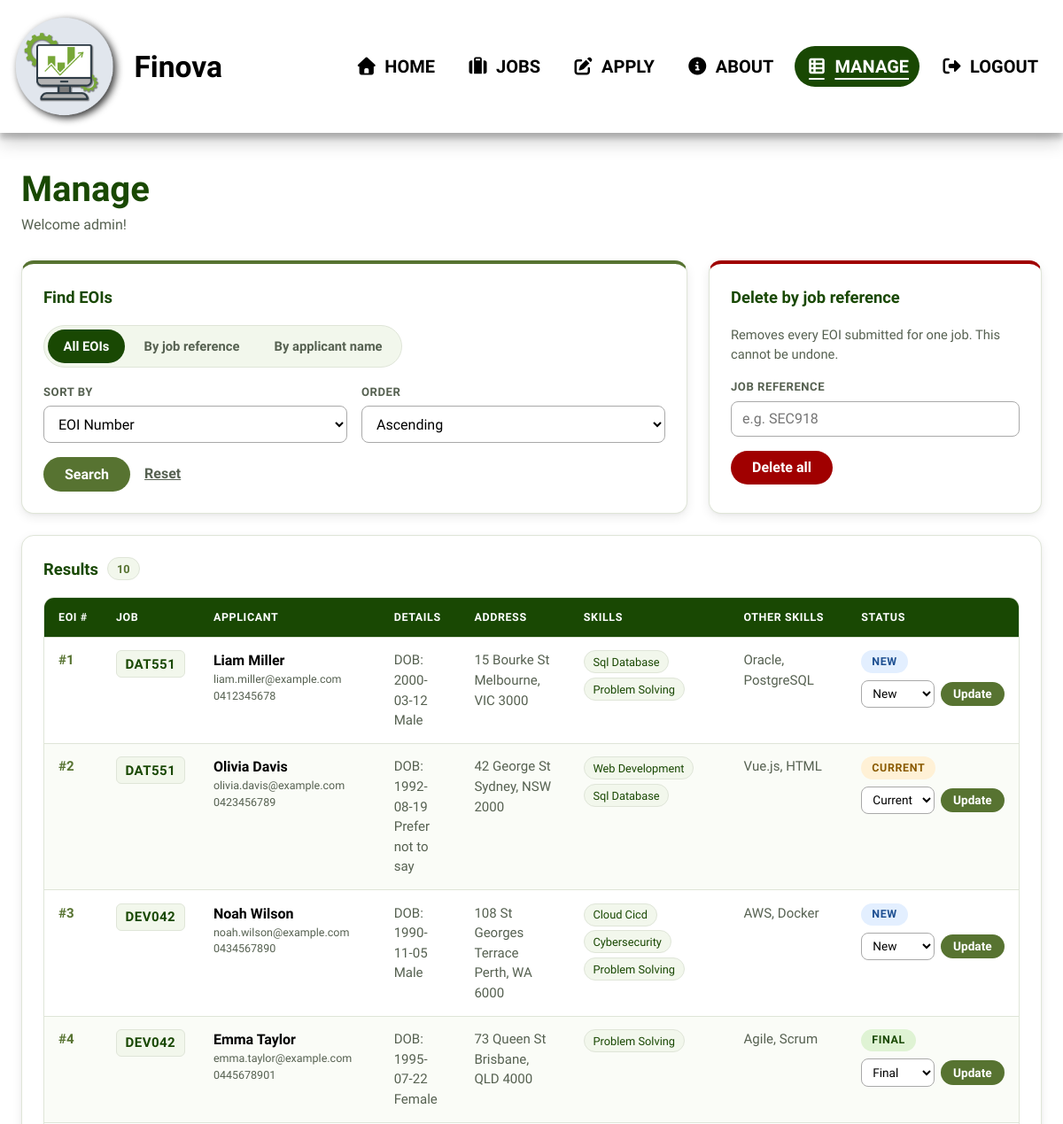
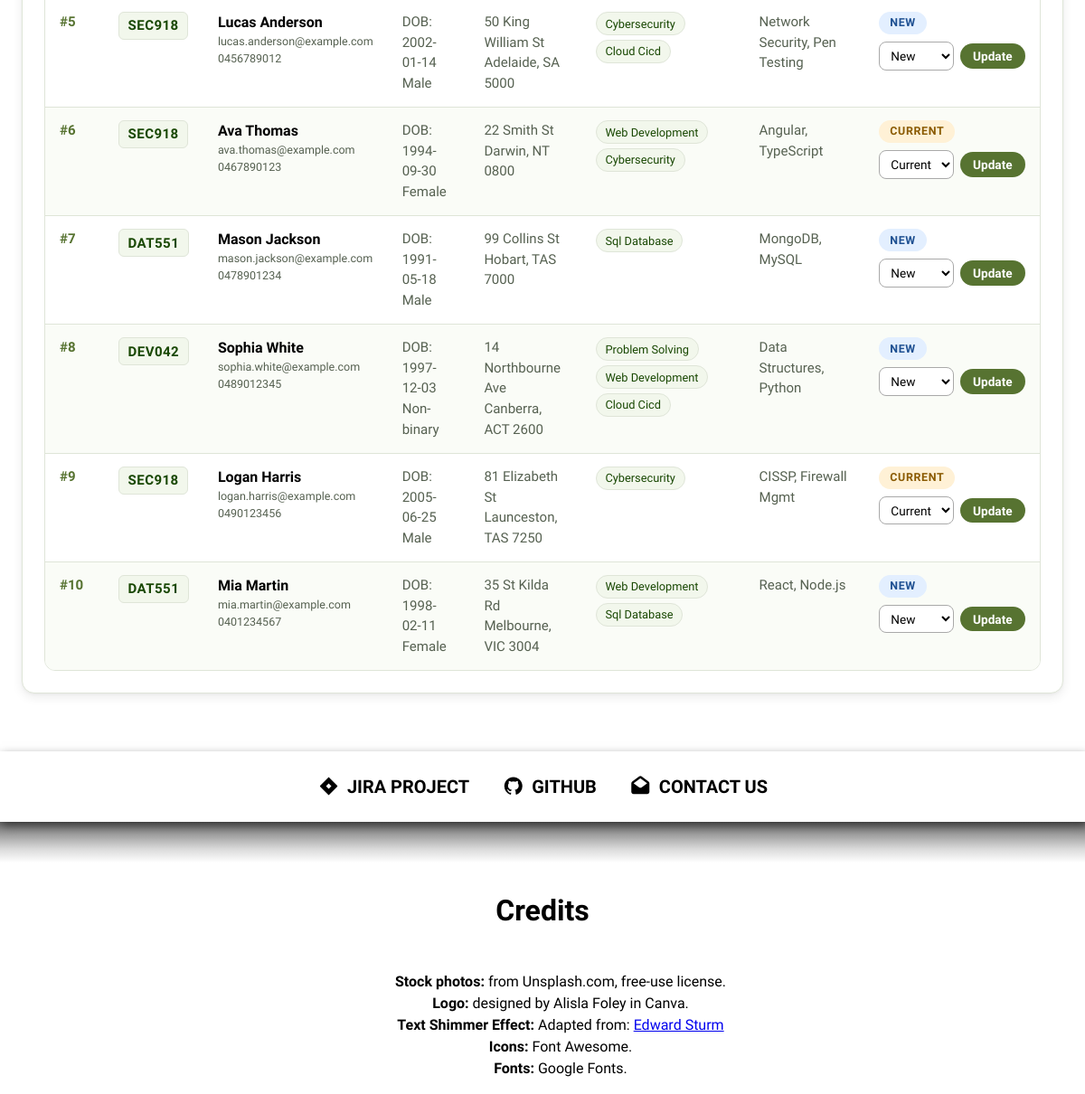
/project2/manage.php (signed in), run on the app's committed database (2 pictures, top to bottom).
### tables this page shows
CREATE TABLE `eoi` (
  `eoi_number` int(11) NOT NULL,
  `job_ref` char(6) NOT NULL,
  `first_name` varchar(20) NOT NULL,
  `last_name` varchar(20) NOT NULL,
  `dob` date NOT NULL,
  `gender` enum('female','male','nonbinary','prefernot') NOT NULL,
  `street` varchar(40) NOT NULL,
  `suburb` varchar(40) NOT NULL,
  `state` enum('vic','nsw','qld','nt','wa','sa','tas','act') NOT NULL,
  `postcode` char(4) NOT NULL,
  `email` varchar(254) NOT NULL,
  `phone` varchar(12) NOT NULL,
  `skills` text NOT NULL,
  `other_skills` text DEFAULT NULL,
  `status` enum('new','current','final') NOT NULL DEFAULT 'new'
);

### project2/verify_access.php (called while the page is built, shortened)
<?php
function verify_access(mysqli $conn): bool {
    if (isset($_SESSION['user_id'])) {
        $user_id = $_SESSION['user_id'];
        $stmt = mysqli_prepare($conn, "SELECT username FROM user WHERE id = ?");
        mysqli_stmt_bind_param($stmt, "i", $user_id);
        mysqli_stmt_execute($stmt);
        $result = mysqli_stmt_get_result($stmt);
        $account = mysqli_fetch_assoc($result);
        if($account && $account['username'] === 'admin') {
            return true;
        }
    }
    return false;
}
?>

### project2/manage.php (the view, shortened to what this page needs)
<?php
require_once 'verify_access.php';
$conn = mysqli_connect($host, $db_user, $pwd, $sql_db);
$has_access = verify_access($conn);
function e($value) {
    return htmlspecialchars((string)$value, ENT_QUOTES, 'UTF-8', false);
}
$valid_statuses = ['new', 'current', 'final'];
$filter     = $_GET['filter'] ?? 'all';
$sortable = [
    'eoi_number' => 'EOI Number',
    'job_ref'    => 'Job Reference',
    'first_name' => 'First Name',
    'last_name'  => 'Last Name',
    'status'     => 'Status',
    'state'      => 'State',
    'dob'        => 'Date of Birth'
];
$sort  = $_GET['sort'] ?? 'eoi_number';
$order = (($_GET['order'] ?? 'asc') === 'desc') ? 'DESC' : 'ASC';
$sql = "SELECT * FROM eoi";
$sql .= " ORDER BY `$sort` $order, eoi_number ASC";
$records = [];
$query_error = '';
$stmt = mysqli_prepare($conn, $sql);
if ($stmt) {
    mysqli_stmt_execute($stmt);
    $result = mysqli_stmt_get_result($stmt);
    $records = mysqli_fetch_all($result, MYSQLI_ASSOC);
} else {
    $query_error = "No EOI records yet (the eoi table is created when the first application is submitted).";
}
function pretty_gender($g) {
    $map = ['female' => 'Female', 'male' => 'Male', 'nonbinary' => 'Non-binary', 'prefernot' => 'Prefer not to say'];
    return $map[$g] ?? $g;
}
function skill_chips($skills) {
    $out = '';
    foreach (array_filter(array_map('trim', explode(',', (string)$skills))) as $skill) {
        $out .= '<span class="chip">' . e(ucwords(str_replace('_', ' ', $skill))) . '</span>';
    }
    return $out;
}
include 'includes/header.inc';
include 'includes/navigation.inc';
?>
<main class="manage-page">
    <?php if ($has_access): ?>
        <header class="manage-header">
            <h1>Manage</h1>
            <p>Welcome admin!</p>
        </header>
        <div class="manage-grid">
            <section class="manage-card manage-search">
                <h2>Find EOIs</h2>
                <form method="get" action="manage.php">
                    <fieldset>
                        <div class="seg-group">
                            <label class="seg"><input type="radio" name="filter" value="all" <?php echo $filter === 'all' ? 'checked' : ''; ?>><span>All EOIs</span></label>
                            <label class="seg"><input type="radio" name="filter" value="job" <?php echo $filter === 'job' ? 'checked' : ''; ?>><span>By job reference</span></label>
                            <label class="seg"><input type="radio" name="filter" value="name" <?php echo $filter === 'name' ? 'checked' : ''; ?>><span>By applicant name</span></label>
                        </div>
                    </fieldset>
                    <div class="field-row">
                        <div class="field">
                            <label for="sort">Sort by</label>
                            <select id="sort" name="sort">
                                <?php foreach ($sortable as $col => $label): ?>
                                    <option value="<?php echo $col; ?>" <?php echo $sort === $col ? 'selected' : ''; ?>><?php echo $label; ?></option>
                                <?php endforeach; ?>
                            </select>
                        </div>
                        <div class="field">
                            <label for="order">Order</label>
                            <select id="order" name="order">
                                <option value="asc" <?php echo $order === 'ASC' ? 'selected' : ''; ?>>Ascending</option>
                            </select>
                        </div>
                    </div>
                    <div class="actions">
                        <button type="submit" class="btn">Search</button>
                        <a class="link-reset" href="manage.php">Reset</a>
                    </div>
                </form>
            </section>
            <section class="manage-card manage-delete">
                <h2>Delete by job reference</h2>
                <p class="hint">Removes every EOI submitted for one job. This cannot be undone.</p>
                <form method="post" action="manage.php"
                      onsubmit="return confirm('Delete ALL EOIs for this job reference? This cannot be undone.');">
                    <div class="field field-spaced">
                        <label for="delete_job_ref">Job reference</label>
                        <input type="text" id="delete_job_ref" name="delete_job_ref" maxlength="6" placeholder="e.g. SEC918" required>
                    </div>
                    <button type="submit" class="btn btn-danger">Delete all</button>
                </form>
            </section>
        </div>
        <section class="manage-card manage-results">
            <h2>Results <span class="count"><?php echo count($records); ?></span></h2>
            <?php if ($query_error !== ''): ?>
                <p class="empty"><?php echo $query_error; ?></p>
            <?php elseif (count($records) === 0): ?>
                <p class="empty">No EOIs found.</p>
            <?php else: ?>
            <div class="table-wrapper">
            <table>
                <thead>
                    <tr>
                        <th>EOI #</th>
                        <th>Job</th>
                        <th>Applicant</th>
                        <th>Details</th>
                        <th>Address</th>
                        <th>Skills</th>
                        <th>Other skills</th>
                        <th>Status</th>
                    </tr>
                </thead>
                <tbody>
                <?php foreach ($records as $row): ?>
                    <tr>
                        <td class="cell-id">#<?php echo (int)$row['eoi_number']; ?></td>
                        <td><span class="job-tag"><?php echo e($row['job_ref']); ?></span></td>
                        <td class="applicant">
                            <strong><?php echo e($row['first_name'] . ' ' . $row['last_name']); ?></strong>
                            <small><?php echo e($row['email']); ?></small>
                            <small><?php echo e($row['phone']); ?></small>
                        </td>
                        <td>
                            <span class="sub">DOB: <?php echo e($row['dob']); ?></span>
                            <span class="sub"><?php echo e(pretty_gender($row['gender'])); ?></span>
                        </td>
                        <td>
                            <span class="sub"><?php echo e($row['street']); ?></span>
                            <span class="sub"><?php echo e($row['suburb'] . ', ' . strtoupper($row['state']) . ' ' . $row['postcode']); ?></span>
                        </td>
                        <td><?php echo skill_chips($row['skills']); ?></td>
                        <td><span class="sub"><?php echo e($row['other_skills']); ?></span></td>
                        <td>
                            <span class="badge badge-<?php echo e($row['status']); ?>"><?php echo e($row['status']); ?></span>
                            <form class="status-form" method="post" action="manage.php?<?php echo e($_SERVER['QUERY_STRING'] ?? ''); ?>">
                                <select name="status" aria-label="Status for EOI <?php echo (int)$row['eoi_number']; ?>">
                                    <?php foreach ($valid_statuses as $st): ?>
                                        <option value="<?php echo $st; ?>" <?php echo $row['status'] === $st ? 'selected' : ''; ?>><?php echo ucfirst($st); ?></option>
                                    <?php endforeach; ?>
                                </select>
                                <button type="submit" class="btn btn-small">Update</button>
                            </form>
                        </td>
                    </tr>
                <?php endforeach; ?>
                </tbody>
            </table>
            </div>
            <?php endif; ?>
        </section>
    <?php endif; ?>
</main>
<?php include 'includes/footer.inc'; ?>

### data on the page
eoi: eoi_number "1", job_ref "DAT551", first_name+last_name "Liam Miller", email "liam.miller@example.com", phone "0412345678", dob "2000-03-12", gender "Male", street "15 Bourke St", suburb+state+postcode "Melbourne, VIC 3000", skills "Sql Database", skills "Problem Solving", other_skills "Oracle, PostgreSQL", status "NEW", status "New"
eoi: eoi_number "2", job_ref "DAT551", first_name+last_name "Olivia Davis", email "olivia.davis@example.com", phone "0423456789", dob "1992-08-19", gender "Prefer not to say", street "42 George St", suburb+state+postcode "Sydney, NSW 2000", skills "Web Development", skills "Sql Database", other_skills "Vue.js, HTML", status "CURRENT", status "Current"
eoi: eoi_number "3", job_ref "DEV042", first_name+last_name "Noah Wilson", email "noah.wilson@example.com", phone "0434567890", dob "1990-11-05", gender "Male", street "108 St Georges Terrace", suburb+state+postcode "Perth, WA 6000", skills "Cloud Cicd", skills "Cybersecurity", skills "Problem Solving", other_skills "AWS, Docker", status "NEW", status "New"
eoi: eoi_number "4", job_ref "DEV042", first_name+last_name "Emma Taylor", email "emma.taylor@example.com", phone "0445678901", dob "1995-07-22", gender "Female", street "73 Queen St", suburb+state+postcode "Brisbane, QLD 4000", skills "Problem Solving", other_skills "Agile, Scrum", status "FINAL", status "Final"
eoi: eoi_number "5", job_ref "SEC918", first_name+last_name "Lucas Anderson", email "lucas.anderson@example.com", phone "0456789012", dob "2002-01-14", gender "Male", street "50 King William St", suburb+state+postcode "Adelaide, SA 5000", skills "Cybersecurity", skills "Cloud Cicd", other_skills "Network Security, Pen Testing", status "NEW", status "New"
eoi: eoi_number "6", job_ref "SEC918", first_name+last_name "Ava Thomas", email "ava.thomas@example.com", phone "0467890123", dob "1994-09-30", gender "Female", street "22 Smith St", suburb+state+postcode "Darwin, NT 0800", skills "Web Development", skills "Cybersecurity", other_skills "Angular, TypeScript", status "CURRENT", status "Current"
eoi: eoi_number "7", job_ref "DAT551", first_name+last_name "Mason Jackson", email "mason.jackson@example.com", phone "0478901234", dob "1991-05-18", gender "Male", street "99 Collins St", suburb+state+postcode "Hobart, TAS 7000", skills "Sql Database", other_skills "MongoDB, MySQL", status "NEW", status "New"
eoi: eoi_number "8", job_ref "DEV042", first_name+last_name "Sophia White", email "sophia.white@example.com", phone "0489012345", dob "1997-12-03", gender "Non-binary", street "14 Northbourne Ave", suburb+state+postcode "Canberra, ACT 2600", skills "Problem Solving", skills "Web Development", skills "Cloud Cicd", other_skills "Data Structures, Python", status "NEW", status "New"
eoi: eoi_number "9", job_ref "SEC918", first_name+last_name "Logan Harris", email "logan.harris@example.com", phone "0490123456", dob "2005-06-25", gender "Male", street "81 Elizabeth St", suburb+state+postcode "Launceston, TAS 7250", skills "Cybersecurity", other_skills "CISSP, Firewall Mgmt", status "CURRENT", status "Current"
eoi: eoi_number "10", job_ref "DAT551", first_name+last_name "Mia Martin", email "mia.martin@example.com", phone "0401234567", dob "1998-02-11", gender "Female", street "35 St Kilda Rd", suburb+state+postcode "Melbourne, VIC 3004", skills "Web Development", skills "Sql Database", other_skills "React, Node.js", status "NEW", status "New"

### other printed values
$brand "Finova"
$label "HOME"
$label "JOBS"
$label "APPLY"
$label "ABOUT"
$label "MANAGE"
$label "LOGOUT"
count($records) "10"
form field sort "EOI Number"
